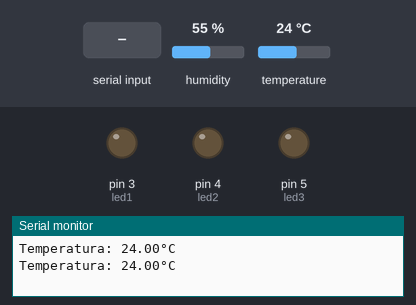
This sketch was run on a simulated Arduino Uno, built with avr-gcc and run on an emulated ATmega328P. On the bench: output pins drawn as LEDs (lit = HIGH), the last lines printed to the serial monitor. The inputs (shaded band) are chosen by the test bench; at power-on: temperature 24 °C, humidity 55 %.

Above: at 2.8 s.
2.9 s: temperature set to 28 °C
7.5 s: "led1" received over the second serial link
At 8.7 s:
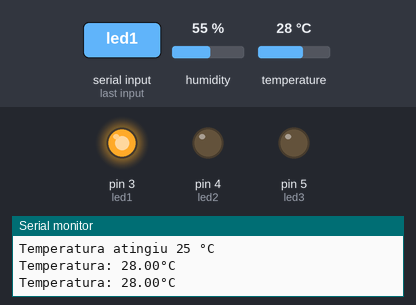
10.2 s: "led2" received over the second serial link
At 13.3 s:
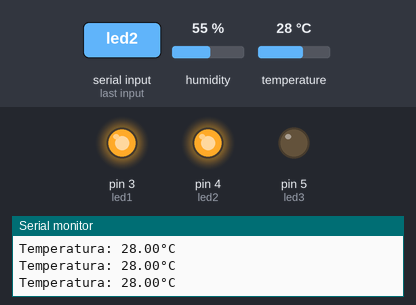
13.6 s: "led3" received over the second serial link
At 15.2 s:
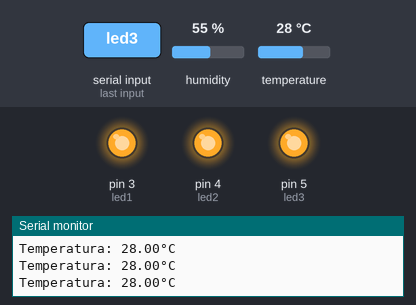
16.3 s: "led1" received over the second serial link
At 18.7 s:
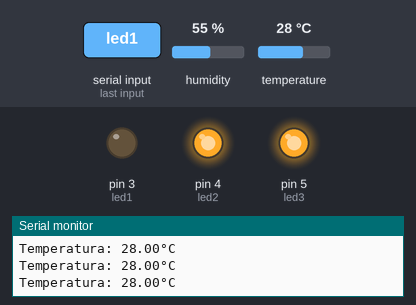
19.8 s: "led2" received over the second serial link
At 21.7 s:
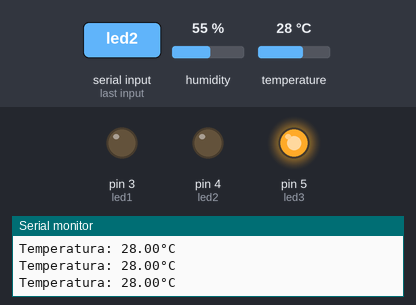
Timing chart, 0 to 23.2 s (numbered marks = the images above; inputs shaded):
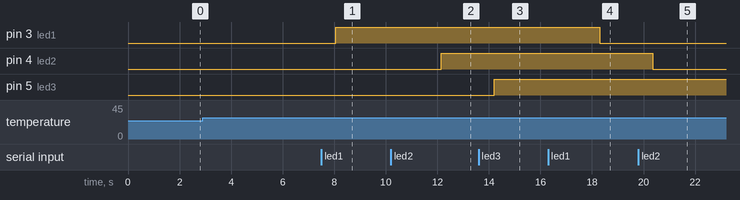

Measured:
- after the input at 7.5 s, pin 3 (led1): LOW → HIGH after 0.56 s
- after the input at 10.2 s, pin 4 (led2): LOW → HIGH after 1.9 s
- after the input at 13.6 s, pin 5 (led3): LOW → HIGH after 0.62 s
- after the input at 16.3 s, pin 3 (led1): HIGH → LOW after 2.0 s
- after the input at 19.8 s, pin 4 (led2): HIGH → LOW after 0.57 s

The sketch:

arduino.ino
```cpp
#include <DHT.h>  //biblioteca
#include <DHT_U.h>
#include <Adafruit_Sensor.h>
#include <SoftwareSerial.h> //biblioteca


#define DHTPIN 2          // Pino ao qual o sensor DHT está conectado
#define DHTTYPE DHT22     // Tipo do sensor DHT utilizado

DHT dht(DHTPIN, DHTTYPE); // Instanciando o objeto DHT

SoftwareSerial bluetooth(10,11); // Inicializa o objeto Bluetooth no pino 10 (RX) e 11 (TX)

#define led1 3
#define led2 4
#define led3 5

String comando;
bool temperaturaAlta = false;


void setup() {
  Serial.begin(9600);         // Inicializa a comunicação serial
  bluetooth.begin(9600);      // Inicializa a comunicação Bluetooth

  pinMode(led1, OUTPUT);
  pinMode(led2, OUTPUT);
  pinMode(led3, OUTPUT);

  dht.begin(); // Inicializando o sensor DHT

}

void loop() {
 float temperatura = dht.readTemperature(); // Lendo a temperatura


 if (isnan(temperatura)) {  // verifica se é um valor NaN (Not a Number) se for TRUE
    Serial.println("Erro ao ler temperatura!"); // se for TRUE imprime a mensagem
    return;  // encerra a execução se for True
  }


  Serial.print("Temperatura: "); // Imprime "Temperatura: " no monitor serial (sem quebra de linha)
  Serial.print(temperatura);  // Imprime o valor da temperatura  no monitor serial
  Serial.println("°C");  // Imprime o valor da temperatura  no monitor serial, seguido de uma quebra de linha
  delay(2000); // Atraso de 2s entre as leituras

  // Envia os dados de temperatura via Bluetooth adicionei


 // Controle dos LEDs quando a temperatura atinge 31 °C

  if (!temperaturaAlta && temperatura >= 25) {
    temperaturaAlta = true;
    Serial.println("Temperatura atingiu 25 °C");
  }

  if (temperaturaAlta) {
    // Lógica para controle dos LEDs quando a temperatura atinge 31 °C

   comando = "";  // Limpa qualquer comando anteriormente armazenado

   if(bluetooth.available()){
     while(bluetooth.available()){         // Verifica se há dados disponíveis para leitura na conexão Bluetooth
      char caracter = bluetooth.read();  // Lê o próximo byte disponível na conexão Bluetooth

      comando += caracter;               // Adiciona o caractere lido à string comando
      delay(10);                         // Aguarda um curto período de tempo para garantir a leitura completa dos dados 10 milisegundos
     }

	   if(comando.indexOf("led1") >= 0){
      digitalWrite(led1, !digitalRead(led1));

      }

     if(comando.indexOf("led2") >= 0){
      digitalWrite(led2, !digitalRead(led2));

      }

     if(comando.indexOf("led3") >= 0){
      digitalWrite(led3, !digitalRead(led3));

      }

	   bluetooth.println("{");

     if(digitalRead(led1)){
      bluetooth.println("l1on");
     }else{
       bluetooth.println("l1off");
      }

     if(digitalRead(led2)){
      bluetooth.println("l2on");
     }else{
       bluetooth.println("l2off");
      }

     if(digitalRead(led3)){
      bluetooth.println("l3on");
     }else{
       bluetooth.println("l3off");
      }

	   bluetooth.println("}");


    }
  }
}
```
